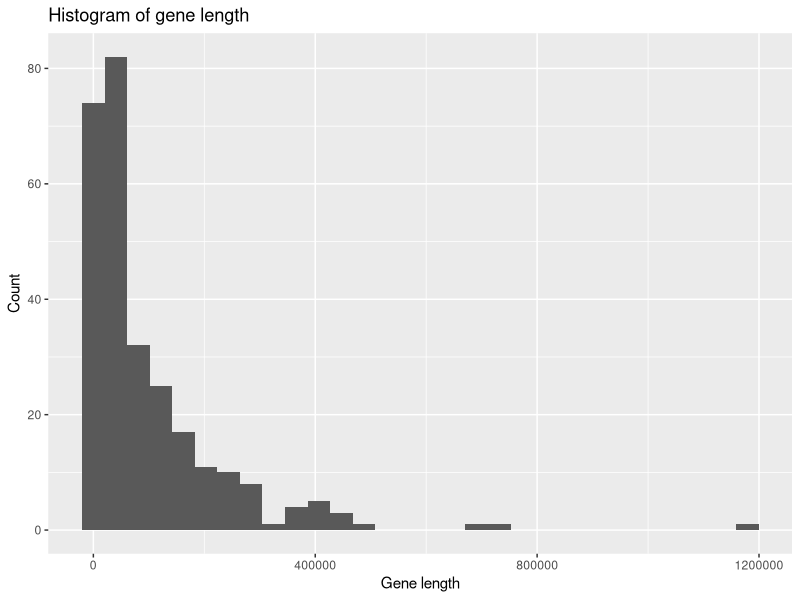
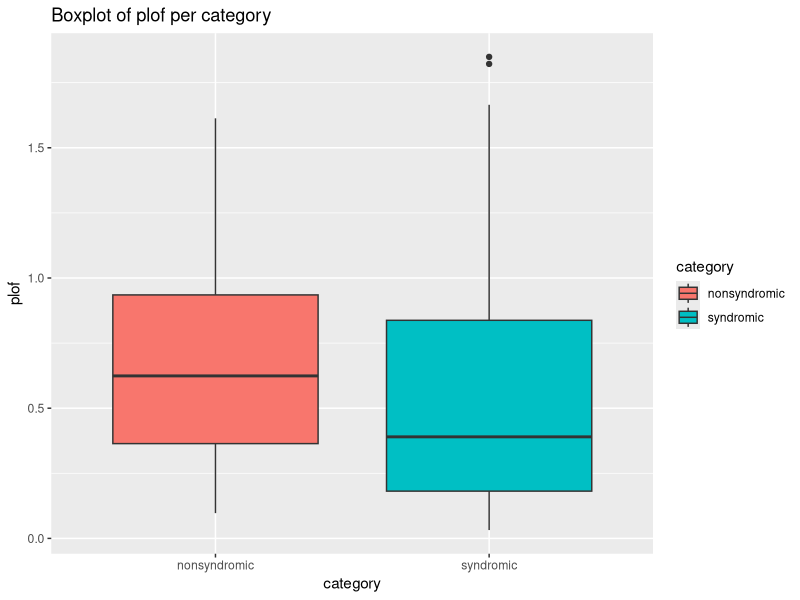
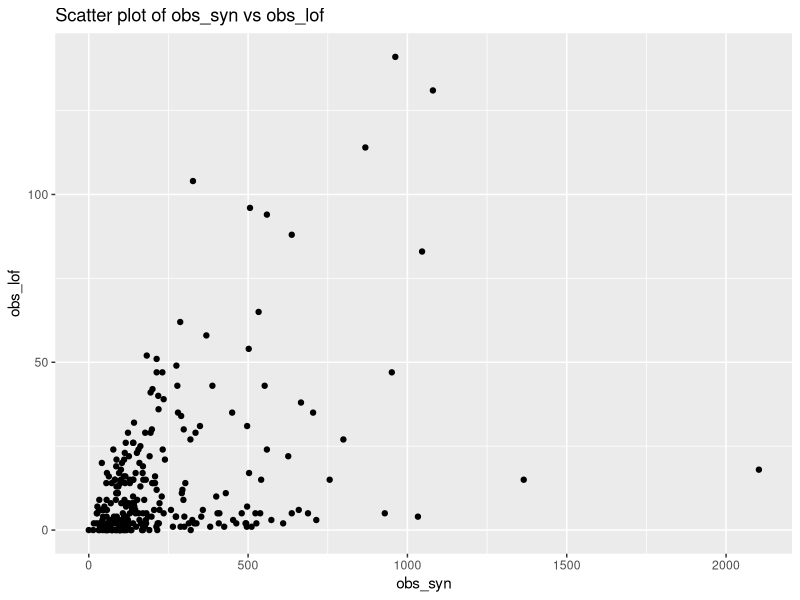
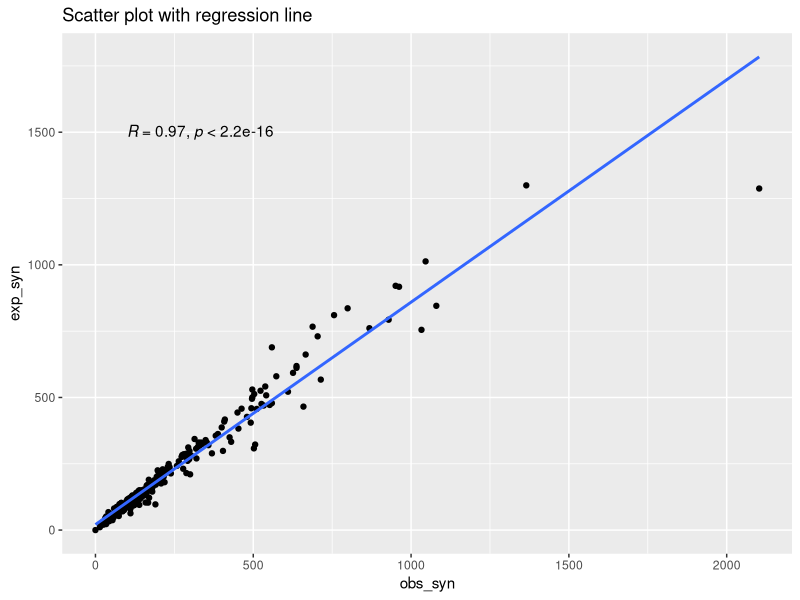
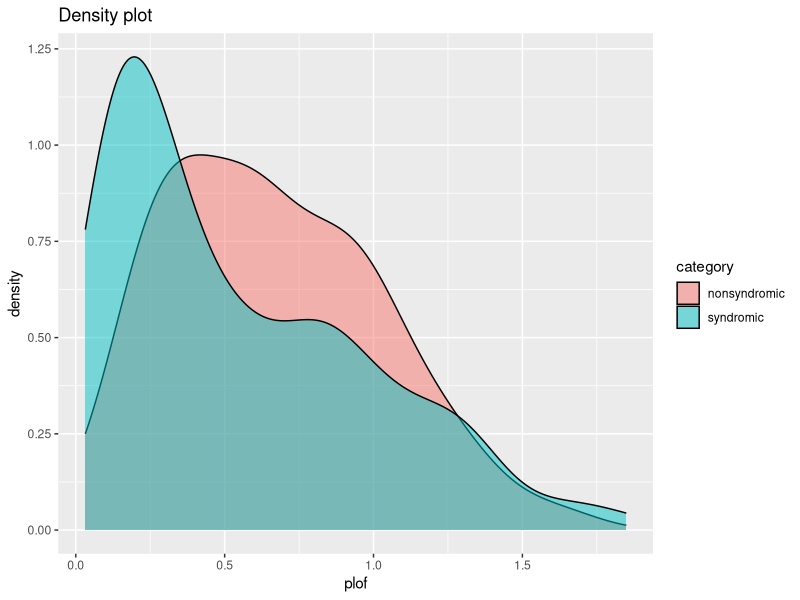
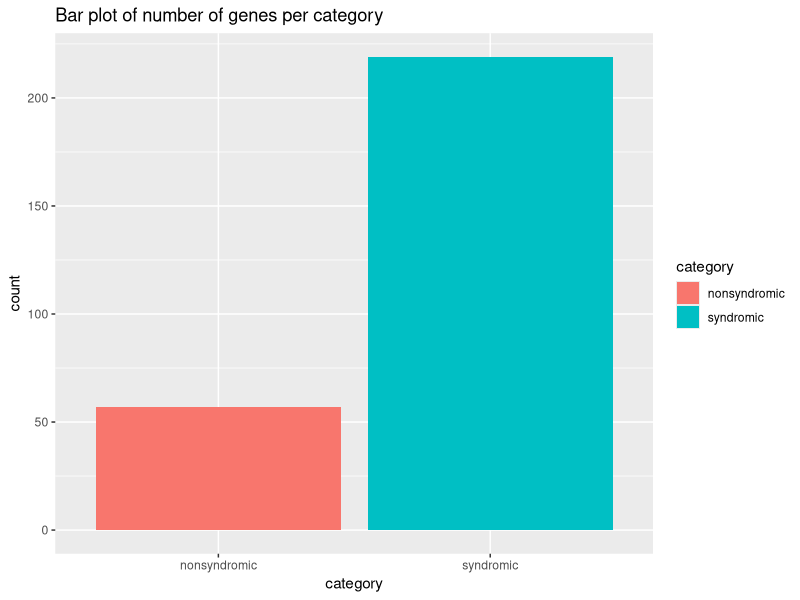
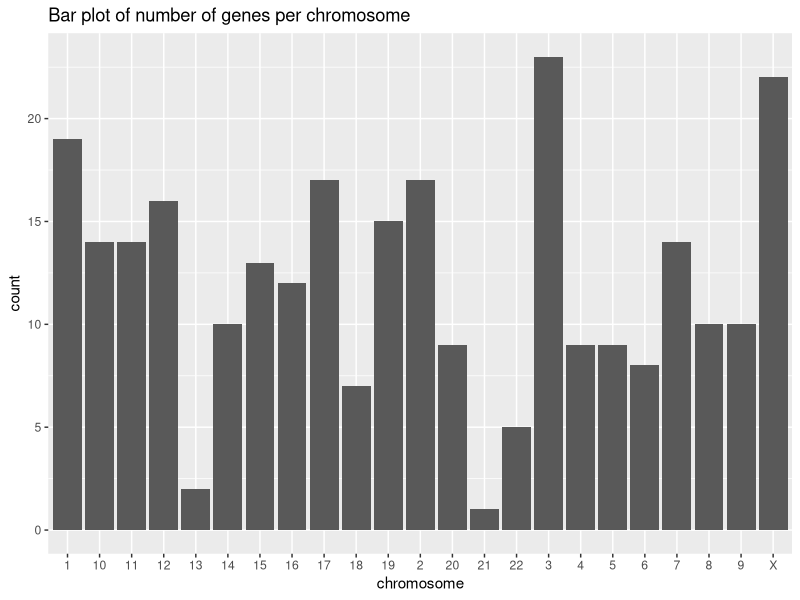
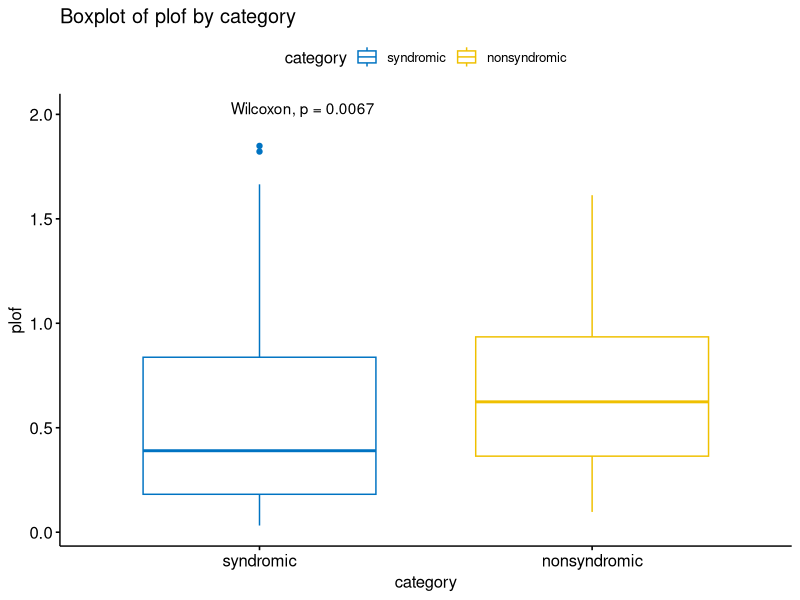

Write R code to recreate these figures, in order.
## ---- chunk 1
knitr::opts_chunk$set(echo = TRUE)
## ---- chunk 2

# Load the ggplot2 library
library(ggplot2)
library(ggpubr) 

## ---- chunk 3

# Load the CHD gene annotation data
chd_genes <- read.delim("../../data/chd_genes.annotations.tsv", header = TRUE, sep = "\t")

# print the head of the data frame
head(chd_genes)

## ---- chunk 4

# Summarize the data

# Mean of the pLI score
mean(chd_genes$pLI) 

# Median of the pLI score
median(chd_genes$pLI)

# Standard deviation of the pLI score
sd(chd_genes$pLI)

# Maximum of the pLI score
max(chd_genes$pLI)

# Minimum of the pLI score
min(chd_genes$pLI)

# Summary of the pLI score
summary(chd_genes$pLI)

## ---- chunk 5

# Histogram of gene length
ggplot(chd_genes, aes(x = gene_length)) + 
  geom_histogram() +
  labs(title = "Histogram of gene length", x = "Gene length", y = "Count")

## ---- chunk 6

# Boxplot per category
ggplot(chd_genes, aes(x = category, y = plof, fill=category)) + 
  geom_boxplot() +
  labs(title = "Boxplot of plof per category", x = "category", y = "plof")


## ---- chunk 7

# Scatter plot
ggplot(chd_genes, aes(x = obs_syn, y = obs_lof)) + 
  geom_point() +
  labs(title = "Scatter plot of obs_syn vs obs_lof")

## ---- chunk 8

# Scatter plot with regression line and correlation coefficient
ggplot(chd_genes, aes(x = obs_syn, y = exp_syn)) + 
  geom_point() +
  geom_smooth(method = "lm", se = FALSE) +
  labs(title = "Scatter plot with regression line") +
  stat_cor(method = "pearson", label.x = 100, label.y = 1500)

## ---- chunk 9

# Density plot per category for plof metric
ggplot(chd_genes, aes(x = plof, fill = category)) + 
  geom_density(alpha = 0.5) +
  labs(title = "Density plot")


## ---- chunk 10

# count number of genes per category
ggplot(chd_genes, aes(x = category, fill = category)) + 
  geom_bar() +
  labs(title = "Bar plot of number of genes per category")

# count number of genes per chromosome
ggplot(chd_genes, aes(x = chromosome)) + 
  geom_bar() +
  labs(title = "Bar plot of number of genes per chromosome")

## ---- chunk 11


# t.test
t.test(pLI ~ category, data = chd_genes, alternative = "two.sided")

# wilcox.test
wilcox.test(pLI ~ category, data = chd_genes, alternative = "two.sided")

## ---- chunk 12

ggboxplot(chd_genes, 
          x = "category", 
          y = "plof",
          color = "category", 
          palette = "jco") +
  stat_compare_means(method = "wilcox.test", label.y = 2) +
  labs(title = "Boxplot of plof by category")

## ---- chunk 13

sessionInfo()

